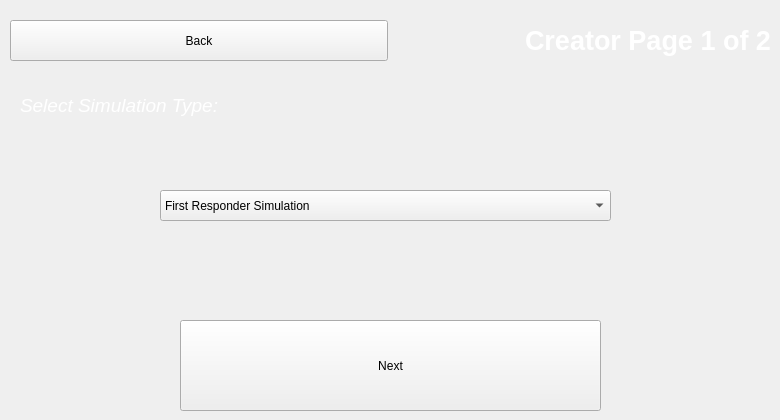
      <widget class="QWidget" name="createNewPage">
       <widget class="QWidget" name="layoutWidget_2">
        <property name="geometry">
         <rect>
          <x>10</x>
          <y>20</y>
          <width>761</width>
          <height>41</height>
         </rect>
        </property>
        <layout class="QHBoxLayout" name="horizontalLayout_16">
         <item>
          <widget class="QPushButton" name="backToSimPage">
           <property name="sizePolicy">
            <sizepolicy hsizetype="Preferred" vsizetype="Preferred">
             <horstretch>0</horstretch>
             <verstretch>0</verstretch>
            </sizepolicy>
           </property>
           <property name="text">
            <string>Back</string>
           </property>
          </widget>
         </item>
         <item>
          <widget class="QLabel" name="simLabel_2">
           <property name="font">
            <font>
             <pointsize>20</pointsize>
             <weight>75</weight>
             <bold>true</bold>
            </font>
           </property>
           <property name="styleSheet">
            <string notr="true">color: white</string>
           </property>
           <property name="text">
            <string>Creator Page 1 of 2</string>
           </property>
           <property name="alignment">
            <set>Qt::AlignRight|Qt::AlignTrailing|Qt::AlignVCenter</set>
           </property>
          </widget>
         </item>
        </layout>
       </widget>
       <widget class="QComboBox" name="simComboBox">
        <property name="geometry">
         <rect>
          <x>160</x>
          <y>190</y>
          <width>451</width>
          <height>31</height>
         </rect>
        </property>
        <property name="currentText">
         <string>First Responder Simulation</string>
        </property>
        <item>
         <property name="text">
          <string>First Responder Simulation</string>
         </property>
        </item>
        <item>
         <property name="text">
          <string>Civilian Simulation</string>
         </property>
        </item>
       </widget>
       <widget class="QWidget" name="horizontalLayoutWidget_2">
        <property name="geometry">
         <rect>
          <x>20</x>
          <y>90</y>
          <width>741</width>
          <height>31</height>
         </rect>
        </property>
        <layout class="QHBoxLayout" name="horizontalLayout_15">
         <item>
          <widget class="QLabel" name="selectLabel_2">
           <property name="font">
            <font>
             <pointsize>14</pointsize>
             <italic>true</italic>
            </font>
           </property>
           <property name="styleSheet">
            <string notr="true">color:white</string>
           </property>
           <property name="text">
            <string>Select Simulation Type:</string>
           </property>
          </widget>
         </item>
        </layout>
       </widget>
       <widget class="QWidget" name="verticalLayoutWidget_2">
        <property name="geometry">
         <rect>
          <x>180</x>
          <y>320</y>
          <width>421</width>
          <height>91</height>
         </rect>
        </property>
        <layout class="QVBoxLayout" name="verticalLayout_12">
         <item>
          <widget class="QPushButton" name="nextButton">
           <property name="sizePolicy">
            <sizepolicy hsizetype="Minimum" vsizetype="Preferred">
             <horstretch>0</horstretch>
             <verstretch>0</verstretch>
            </sizepolicy>
           </property>
           <property name="text">
            <string>Next</string>
           </property>
          </widget>
         </item>
        </layout>
       </widget>
      </widget>
